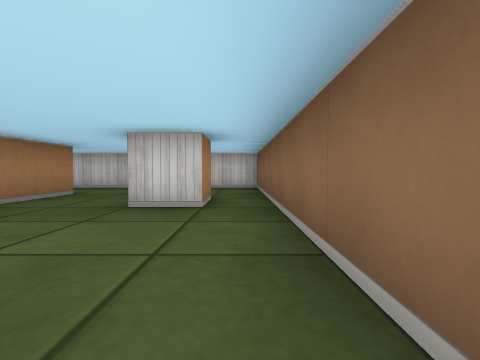
view 1 (above)

22 first-person views from a walk through a cub3D level. The camera is about half as high as the walls, tilts 2° down and sees 85° across. The floor is counted in squares. Each view is taken from the middle of a square. On the plan, view 1 faces up. The plan holds only what a view shows up to about 9 squares ahead; the rest is blank.

view 2
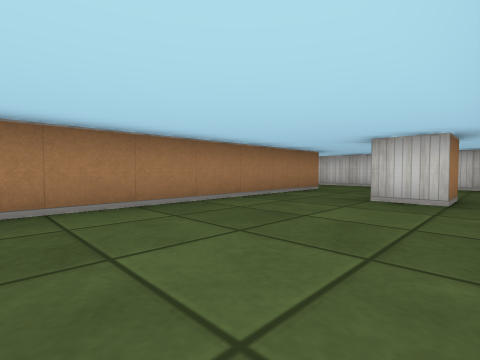

view 3
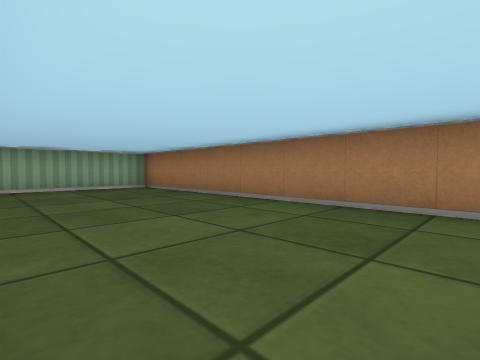

view 4
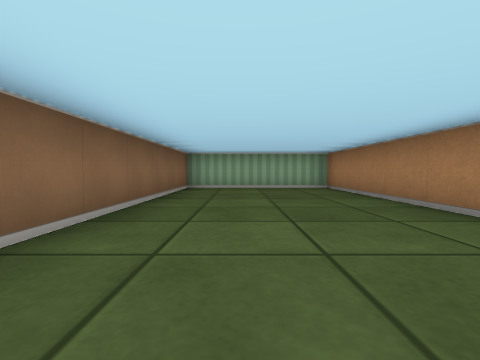

view 5
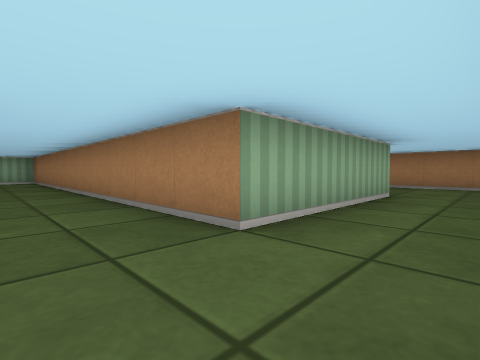

view 6
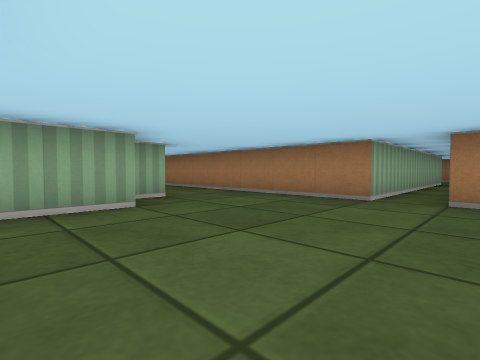

view 7
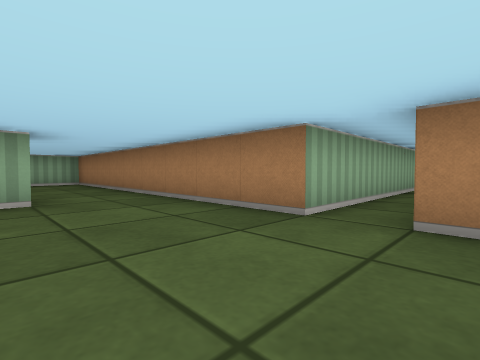

view 8
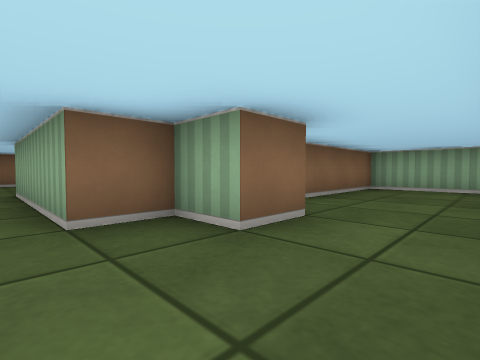

view 9
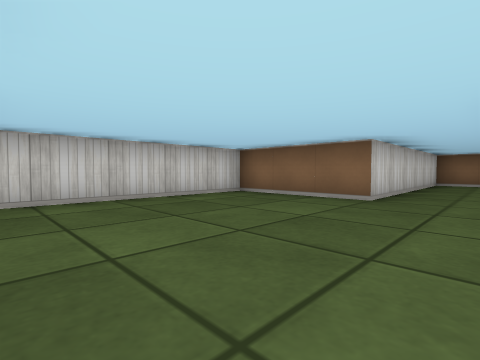

view 10
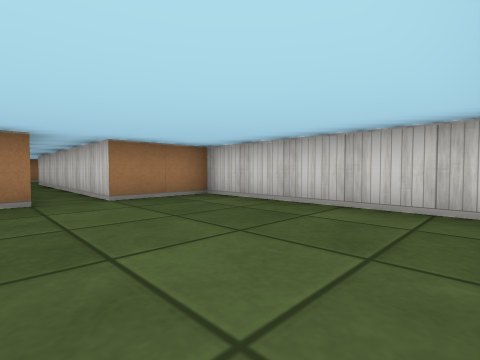

view 11
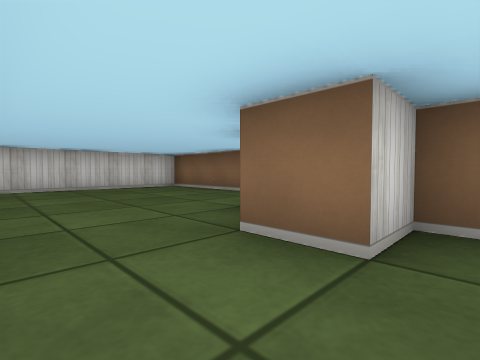

view 12
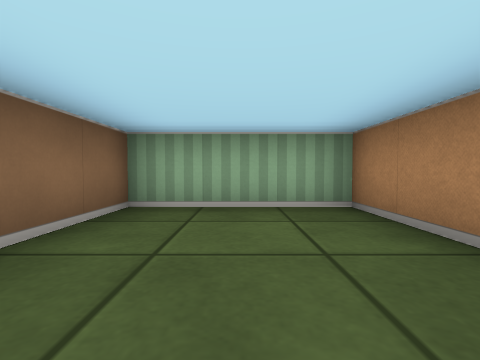

view 13
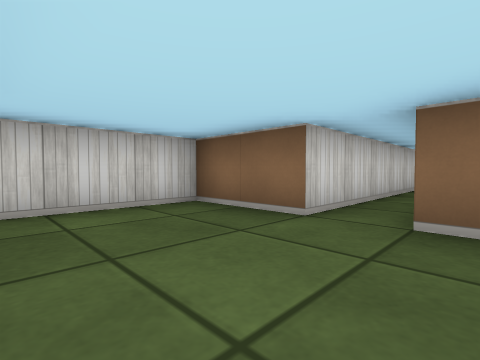

view 14
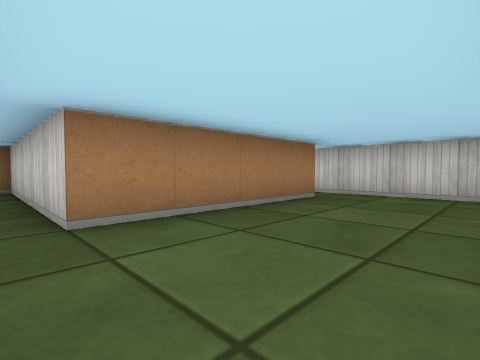

view 15
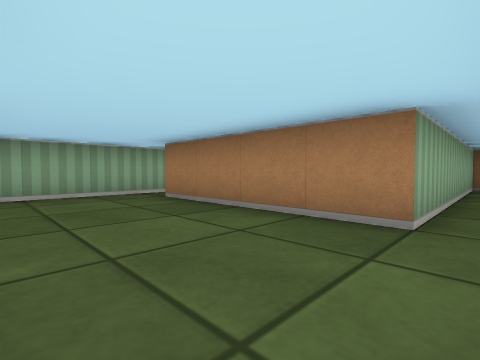

view 16
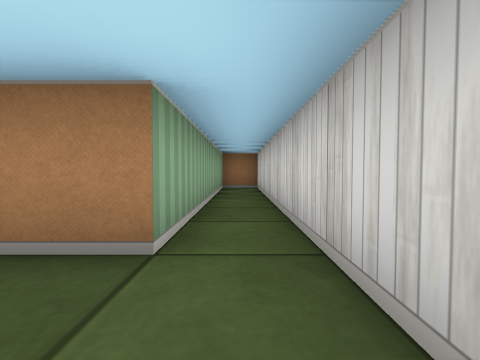

view 17
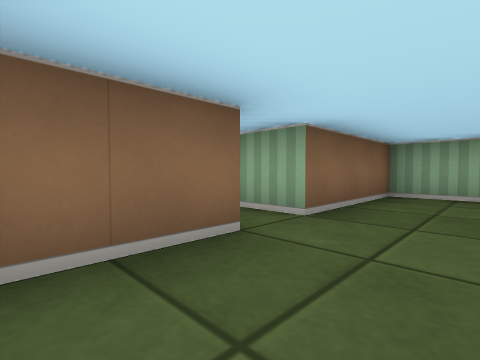

view 18
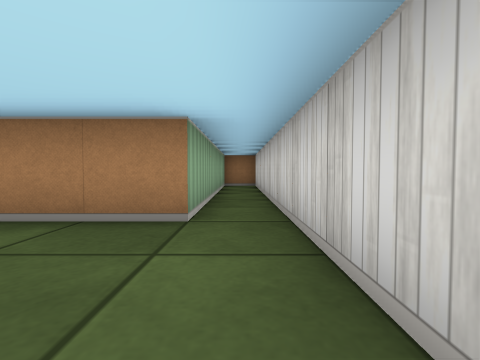

view 19
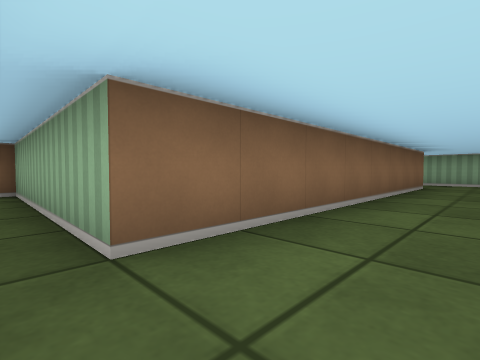

view 20
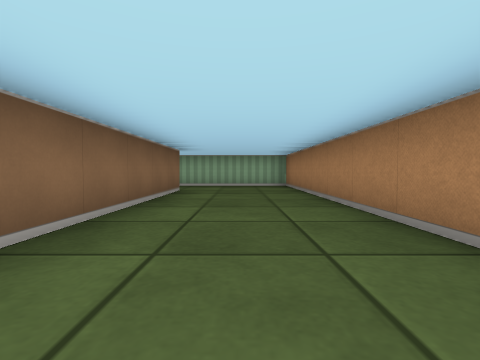

view 21
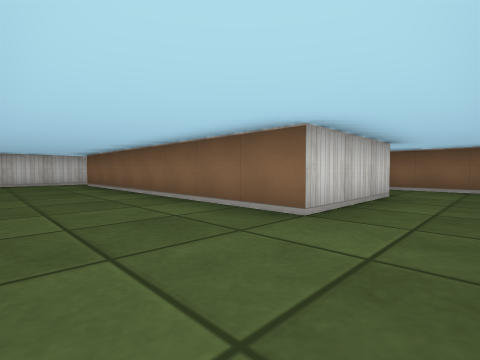

view 22
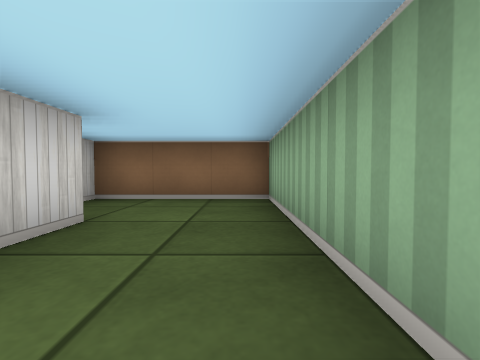

### Floor plan
Points are (right, up) in squares from view 1. A wall is a line through its corners. A room is listed if a view was taken in it or the views show most of it. See-through windows are left out.
Room 1 (views 1, 2, 3, 4, 5)
walls: (-0.5, 4.5) (-0.5, 3.5) (-1.5, 3.5); (-5.5, 5.5) (-3.5, 5.5) (-3.5, -5.5) (0.5, -5.5) (0.5, 7.5) (-5.5, 7.5)
ways out: opening at (-4.5, 6.5) to room 2
Room 2 (views 6, 7, 8, 9, 10, 11, 12)
walls: (-5.5, 7.5) (-5.5, 10.5) (-10.5, 10.5) (-10.5, 8.5) (-17.5, 8.5); (-17.5, 7.5) (-10.5, 7.5) (-10.5, -1.5) (-7.5, -1.5) (-7.5, 3.5) (-8.5, 3.5) (-8.5, 4.5) (-7.5, 4.5) (-7.5, 5.5) (-5.5, 5.5)
ways out: opening at (-4.5, 6.5) to room 1; opening at (-18, 8) to room 3
Room 3 (views 13, 14, 15, 16, 17, 18)
walls: (-17.5, 8.5) (-17.5, 10.5) (-26.2, 10.5); (-20.5, 4.5) (-17.5, 4.5) (-17.5, 7.5); (-26.5, 10.6) (-26.5, 9.5) (-20.5, 9.5) (-20.5, 5.5)
ways out: opening at (-18, 8) to room 2; opening at (-21.5, 5) to room 4
Room 4 (views 19, 20, 21, 22)
walls: (-25.5, 1.4) (-25.5, -5.5) (-17.5, -5.5) (-17.5, -2.5); (-19.5, -3.5) (-22.5, -3.5) (-22.5, 4.5) (-20.5, 4.5); (-20.5, 5.5) (-25.5, 5.5)
ways out: opening at (-21.5, 5) to room 3

Where each view was taken, in squares from view 1:
view 1: 0 up, 0 right, facing up
view 2: 1 down, 0 right, facing up-left
view 3: 2 up, 0 right, facing down-left
view 4: 2 up, 1 left, facing down
view 5: 7 up, 2 left, facing down-left
view 6: 9 up, 6 left, facing down-left
view 7: 9 up, 8 left, facing down-left
view 8: 6 up, 10 left, facing down-right
view 9: 6 up, 10 left, facing up-right
view 10: 7 up, 6 left, facing up-left
view 11: 3 up, 10 left, facing up-right
view 12: 2 up, 9 left, facing down
view 13: 7 up, 20 left, facing up-right
view 14: 5 up, 18 left, facing up-left
view 15: 10 up, 18 left, facing down-left
view 16: 10 up, 19 left, facing left
view 17: 10 up, 19 left, facing down-right
view 18: 10 up, 18 left, facing left
view 19: 5 up, 24 left, facing down-right
view 20: 3 up, 24 left, facing down
view 21: 5 down, 25 left, facing up-right
view 22: 5 down, 22 left, facing right
